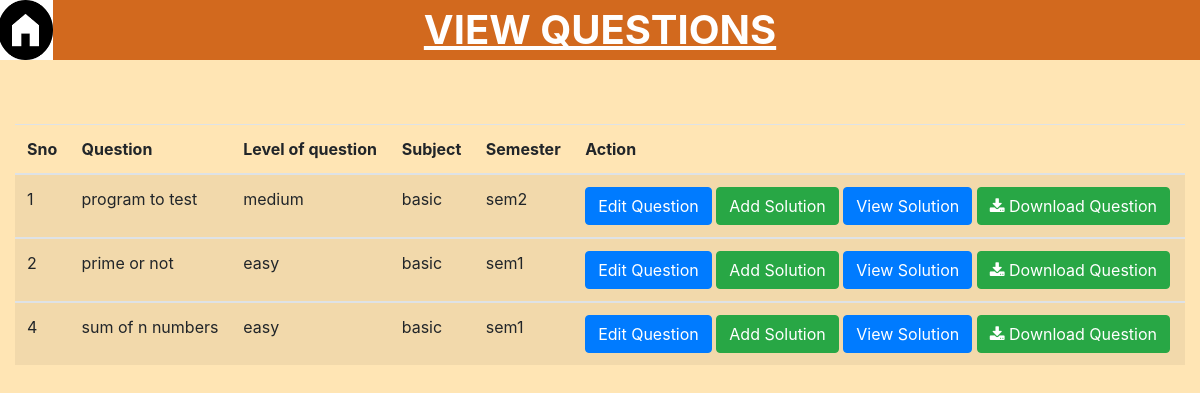
The page /db.php?viewques (signed in) on the database its author committed.
### tables this page shows
CREATE TABLE `question` (
  `qid` int(11) NOT NULL,
  `fname` varchar(50) DEFAULT NULL,
  `ques` varchar(1000) DEFAULT NULL,
  `lques` varchar(50) DEFAULT NULL,
  `sub` varchar(100) DEFAULT NULL,
  `sem` varchar(50) DEFAULT NULL,
  `i1` varchar(100) DEFAULT NULL,
  `o1` varchar(100) DEFAULT NULL,
  `i2` varchar(100) DEFAULT NULL,
  `o2` varchar(100) DEFAULT NULL,
  `i3` varchar(100) DEFAULT NULL,
  `o3` varchar(100) DEFAULT NULL,
  `i4` varchar(100) DEFAULT NULL,
  `o4` varchar(100) DEFAULT NULL,
  `i5` varchar(100) DEFAULT NULL,
  `o5` varchar(100) DEFAULT NULL,
  `i6` varchar(100) DEFAULT NULL,
  `o6` varchar(100) DEFAULT NULL,
  `i7` varchar(100) DEFAULT NULL,
  `o7` varchar(100) DEFAULT NULL,
  `i8` varchar(100) DEFAULT NULL,
  `o8` varchar(100) DEFAULT NULL
);

### viewques.php (the view, shortened to what this page needs)
<!DOCTYPE html>
<?php
$uid=$_SESSION['uid'];
$sql = "select * from question where fname IN (select fname from userdata where uid='$uid')";
$res = mysqli_query($con,$sql);
?>
<html lang="en">
  <head>
    <link rel="stylesheet" href="https://cdn.jsdelivr.net/npm/bootstrap@4.6.2/dist/css/bootstrap.min.css">
    <link rel="stylesheet" href="https://maxcdn.bootstrapcdn.com/font-awesome/4.3.0/css/font-awesome.min.css">
  </head>
  <body style="background-color:#FFE5B4;">
  <div id="head" style="font-weight: bold;background-color:chocolate;color:white;text-align:center;font-size: 40px;text-decoration: underline;">
              <a href="db.php?home">
                  <img height="60" width="55" style="position: absolute;top:0px;left:-2px;"/>
              </a>
                VIEW QUESTIONS
            </div><br/><br/>
    <div class  = "container col-lg-12">
      <form method="POST" action="db.php">
        <table class = "table table-striped mt-3">
          <thead class = "mt-3">
            <tr>
              <th scope = "col">Sno</th>
              <th scope = "col">Question</th>
              <th scope = "col">Level of question</th>
              <th scope = "col">Subject</th>
              <th scope = "col">Semester</th>
              <th scope = "col">Action</th>
            </tr>
          </thead>
          <?php
          foreach($res as $row)
          {
          ?>
          <tbody>
            <td scope = "col"><?php echo $row['qid'];?></td>
            <td scope = "col"><?php echo $row['ques'];?></td>
            <td scope = "col"><?php echo $row['lques'];?></td>
            <td scope = "col"><?php echo $row['sub'];?></td>
            <td scope = "col"><?php echo $row['sem'];?></td>
            <td scope = "col">
            <form action = "db.php" method = "POST">
              <button type  = "submit" name="editfet" class = "btn btn-primary">Edit Question</button>
              <button type= "submit" name="quesfet" class = "btn btn-success">Add Solution </button>
              <button type  = "submit" name="viewsolution" class = "btn btn-primary">View Solution</button>
              <button type  = "submit" name="download" class = "btn btn-success"><i class="fa fa-download" aria-hidden="true"></i>&nbsp;Download Question</button>
            </form>
          </tbody>
          <?php }
          ?>
          </form>
      </div>
  </body>
</html>

### rows shown on the page
question: qid "1", ques "program to test", lques "medium", sub "basic", sem "sem2"
question: qid "2", ques "prime or not", lques "easy", sub "basic", sem "sem1"
question: qid "4", ques "sum of n numbers", lques "easy", sub "basic", sem "sem1"
